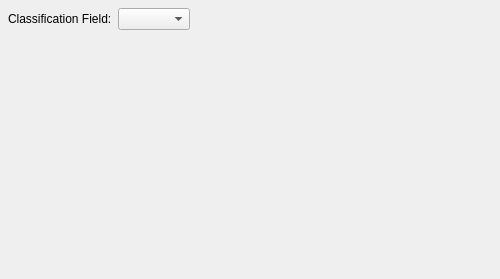
<ui version="4.0" >
 <author></author>
 <comment></comment>
 <exportmacro></exportmacro>
 <class>QgsUniqueValueDialogBase</class>
 <widget class="QDialog" name="QgsUValDialogBase" >
  <property name="geometry" >
   <rect>
    <x>0</x>
    <y>0</y>
    <width>500</width>
    <height>279</height>
   </rect>
  </property>
  <property name="windowTitle" >
   <string>Form1</string>
  </property>
  <layout class="QGridLayout" >
   <property name="margin" >
    <number>8</number>
   </property>
   <property name="spacing" >
    <number>6</number>
   </property>
   <item row="1" column="2" colspan="2" >
    <widget class="Q3ListBox" name="mClassBreakBox" />
   </item>
   <item row="1" column="0" colspan="2" >
    <widget class="Q3WidgetStack" name="mSymbolWidgetStack" >
     <widget class="QWidget" name="WStackPage" >
      <property name="geometry" >
       <rect>
        <x>0</x>
        <y>0</y>
        <width>153</width>
        <height>231</height>
       </rect>
      </property>
     </widget>
    </widget>
   </item>
   <item row="0" column="3" >
    <spacer>
     <property name="orientation" >
      <enum>Qt::Horizontal</enum>
     </property>
     <property name="sizeType" >
      <enum>QSizePolicy::Expanding</enum>
     </property>
     <property name="sizeHint" >
      <size>
       <width>210</width>
       <height>21</height>
      </size>
     </property>
    </spacer>
   </item>
   <item row="0" column="1" colspan="2" >
    <widget class="QComboBox" name="mClassificationComboBox" >
     <property name="minimumSize" >
      <size>
       <width>0</width>
       <height>20</height>
      </size>
     </property>
    </widget>
   </item>
   <item row="0" column="0" >
    <widget class="QLabel" name="mClassVarLabel" >
     <property name="minimumSize" >
      <size>
       <width>0</width>
       <height>20</height>
      </size>
     </property>
     <property name="text" >
      <string>Classification Field:</string>
     </property>
    </widget>
   </item>
  </layout>
 </widget>
 <layoutdefault spacing="6" margin="11" />
 <pixmapfunction>qPixmapFromMimeSource</pixmapfunction>
 <customwidgets>
  <customwidget>
   <class>Q3WidgetStack</class>
   <extends></extends>
   <header>q3widgetstack.h</header>
   <container>1</container>
   <pixmap></pixmap>
  </customwidget>
  <customwidget>
   <class>Q3ListBox</class>
   <extends></extends>
   <header>q3listbox.h</header>
   <container>0</container>
   <pixmap></pixmap>
  </customwidget>
 </customwidgets>
 <resources/>
 <connections/>
</ui>
